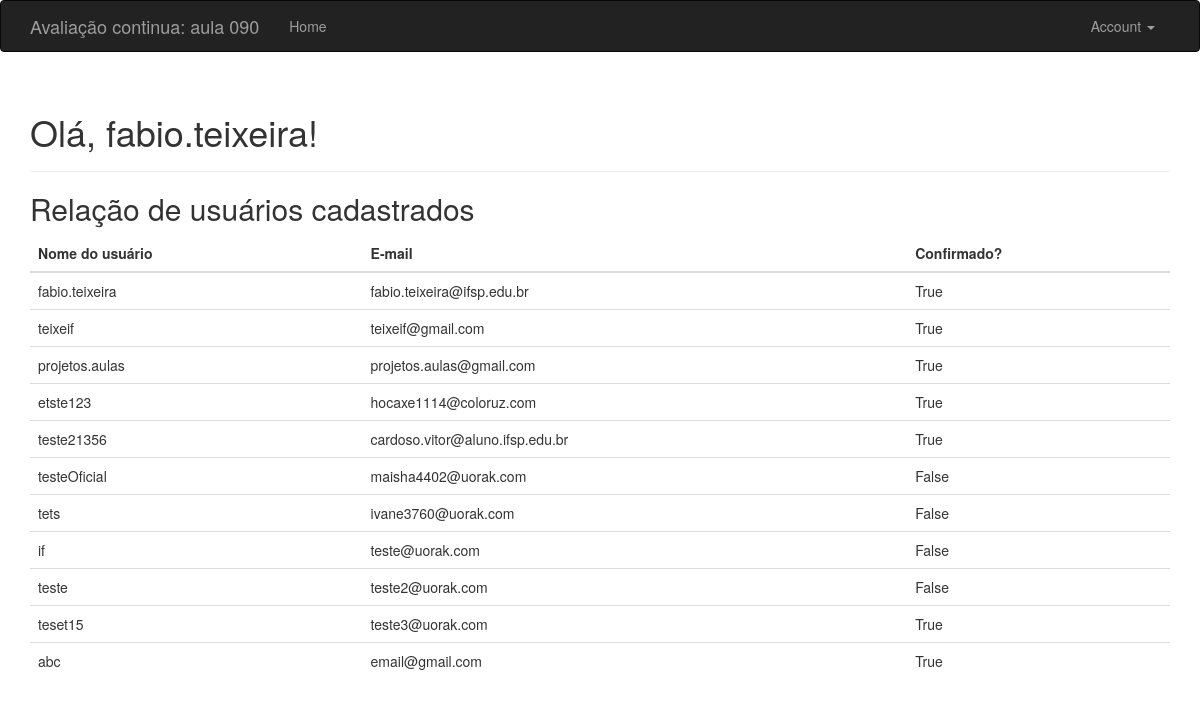
The page / (signed in) on the database its author committed.
### app/models.py (models this page shows, shortened)
class User(UserMixin, db.Model):
    __tablename__ = 'users'
    id = db.Column(db.Integer, primary_key=True)
    email = db.Column(db.String(64), unique=True, index=True)
    username = db.Column(db.String(64), unique=True, index=True)
    role_id = db.Column(db.Integer, db.ForeignKey('roles.id'))
    password_hash = db.Column(db.String(128))
    confirmed = db.Column(db.Boolean, default=False)
    @property
    def password(self):
        raise AttributeError('password is not a readable attribute')

### app/main/views.py (the view)
@main.route('/')
def index():
    if (current_user.is_authenticated):
        user_all = User.query.all();
        return render_template('index.html', user_all=user_all);
    return render_template('index.html');

### app/auth/views.py (called while the page is built)
@auth.before_app_request
def before_request():
    if current_user.is_authenticated \
            and not current_user.confirmed \
            and request.endpoint \
            and request.blueprint != 'auth' \
            and request.endpoint != 'static':
        return redirect(url_for('auth.unconfirmed'))

### app/models.py (called while the page is built)
@login_manager.user_loader
def load_user(user_id):
    return User.query.get(int(user_id))

### app/templates/index.html (shortened to what this page needs)
{% extends "base.html" %}
{% block page_content %}
<div class="page-header">
    <h1>Olá, {% if current_user.is_authenticated %}{{ current_user.username }}{% else %}Desconhecido{% endif %}!</h1>
</div>
{% if current_user.is_authenticated %}
<h2>Relação de usuários cadastrados</h2>
<table class="table">
    <thead>
        <tr>
            <th>Nome do usuário</th>
            <th>E-mail</th>
            <th>Confirmado?</th>
        </tr>
    </thead>
    <tbody>
        {% for key in user_all %}
        <tr>
            <td>{{ key.username }}</td>
            <td>{{ key.email }}</td>
            <td>{{ key.confirmed }}</td>
        </tr>
        {% endfor %}
    </tbody>
</table>
{% endif %}
{% endblock %}

### app/templates/base.html (shortened to what this page needs)
{% extends "bootstrap/base.html" %}
{% block head %}
{{ super() }}
{% endblock %}
{% block navbar %}
<div class="navbar navbar-inverse" role="navigation">
    <div class="container">
        <div class="navbar-header">
            <a class="navbar-brand" href="{{ url_for('main.index') }}">Avaliação continua: aula 090</a>
        </div>
        <div class="navbar-collapse collapse">
            <ul class="nav navbar-nav">
                <li><a href="{{ url_for('main.index') }}">Home</a></li>
            </ul>
            <ul class="nav navbar-nav navbar-right">
                {% if current_user.is_authenticated %}
                <li class="dropdown">
                    <a href="#" class="dropdown-toggle" data-toggle="dropdown">Account <b class="caret"></b></a>
                </li>
                {% else %}
                <li><a href="{{ url_for('auth.login') }}">Log In</a></li>
                {% endif %}
            </ul>
        </div>
    </div>
</div>
{% endblock %}
{% block content %}
<div class="container">
    {% block page_content %}{% endblock %}
</div>
{% endblock %}

### rows shown on the page
User: username "fabio.teixeira", email "fabio.teixeira@ifsp.edu.br", confirmed "True"
User: username "teixeif", email "teixeif@gmail.com", confirmed "True"
User: username "projetos.aulas", email "projetos.aulas@gmail.com", confirmed "True"
User: username "etste123", email "hocaxe1114@coloruz.com", confirmed "True"
User: username "teste21356", email "cardoso.vitor@aluno.ifsp.edu.br", confirmed "True"
User: username "testeOficial", email "maisha4402@uorak.com", confirmed "False"
User: username "tets", email "ivane3760@uorak.com", confirmed "False"
User: username "if", email "teste@uorak.com", confirmed "False"
User: username "teste", email "teste2@uorak.com", confirmed "False"
User: username "teset15", email "teste3@uorak.com", confirmed "True"
User: username "abc", email "email@gmail.com", confirmed "True"
